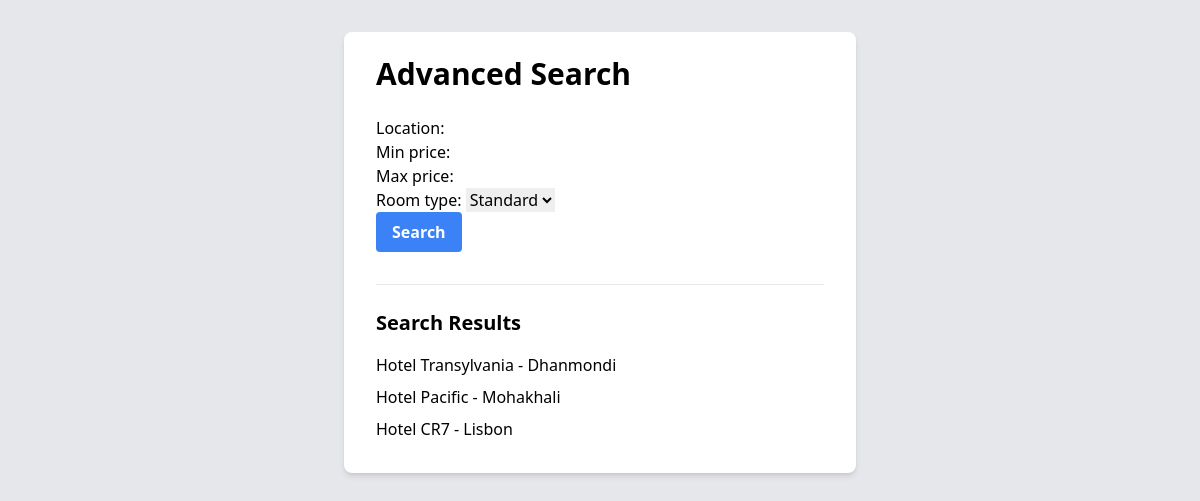
The page /advanced-search/ on the database its author committed.
### tbp/models.py (models this page shows, shortened)
class Hotel(models.Model):
    id = models.AutoField(primary_key=True)
    name = models.CharField(max_length=255)
    phone = models.CharField(max_length=20)
    location = models.CharField(max_length=255)

### tbp/views.py (the view)
# urls.py: path('advanced-search/', views.advanced_search, name='advanced_search'),
def advanced_search(request):
    form = AdvancedSearchForm(request.GET)
    hotels = []
    if form.is_valid():
        hotels = form.filter_hotels()
    return render(request, 'advanced_search.html', {'form': form, 'hotels': hotels})

### tbp/forms.py
class AdvancedSearchForm(forms.Form):
    location = forms.CharField(required=False)
    min_price = forms.DecimalField(required=False, min_value=0)
    max_price = forms.DecimalField(required=False, min_value=0)
    room_type = forms.ChoiceField(choices=Room.TYPE_CHOICES, required=False)
    def filter_hotels(self):
        queryset = Hotel.objects.all()
        location = self.cleaned_data.get('location')
        min_price = self.cleaned_data.get('min_price')
        max_price = self.cleaned_data.get('max_price')
        room_type = self.cleaned_data.get('room_type')
        if location:
            queryset = queryset.filter(location__icontains=location)
        if min_price:
            queryset = queryset.filter(room__price__gte=min_price)
        if max_price:
            queryset = queryset.filter(room__price__lte=max_price)
        if room_type:
            queryset = queryset.filter(room__type=room_type)
        return queryset.distinct()

### tbp/templates/advanced_search.html (shortened to what this page needs)
<!DOCTYPE html>
<html lang="en">
<head>
    <link href="https://cdn.jsdelivr.net/npm/tailwindcss@2.2.19/dist/tailwind.min.css" rel="stylesheet">
</head>
<body class="bg-gray-200 p-8">
    <div class="max-w-lg mx-auto bg-white shadow-md rounded-lg px-8 py-6">
        <h1 class="text-3xl font-semibold mb-6">Advanced Search</h1>
        <form method="GET" class="mb-8">
            {{ form.as_p }}
            <button type="submit" class="bg-blue-500 hover:bg-blue-600 text-white font-semibold px-4 py-2 rounded inline-block">Search</button>
        </form>
        <hr class="mb-6">
        {% if hotels %}
            <h2 class="text-xl font-semibold mb-4">Search Results</h2>
            <ul>
                {% for hotel in hotels %}
                    <li class="mb-2">{{ hotel.name }} - {{ hotel.location }}</li>
                {% endfor %}
            </ul>
        {% endif %}
    </div>
</body>
</html>

### rows shown on the page
Hotel: name "Hotel Transylvania", location "Dhanmondi"
Hotel: name "Hotel Pacific", location "Mohakhali"
Hotel: name "Hotel CR7", location "Lisbon"
